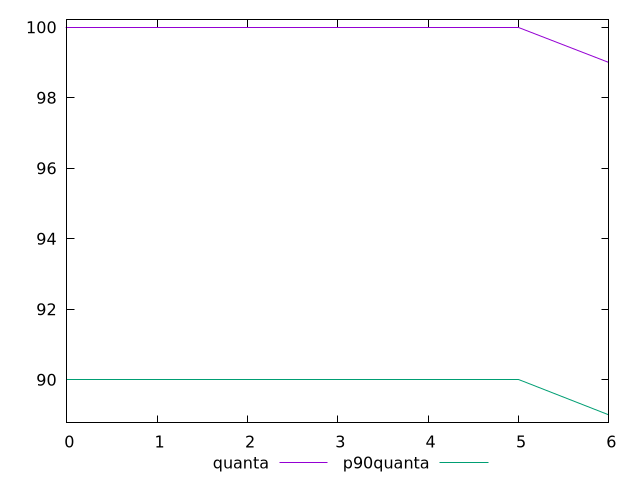

The gnuplot source for this figure:
$_quanta <<EOF
0 100
1 100
2 100
3 100
4 100
5 100
6 99
EOF
$_p90Quanta <<EOF
0 90
1 90
2 90
3 90
4 90
5 90
6 89
EOF
set key outside below
set terminal pngcairo
set output "report_00006_2020-11-02T20-21-41.718Z/performance_score/progession_quanta_p90quanta.png"
set yrange [88.78:100.22]
plot $_quanta title "quanta" with line ,$_p90Quanta title "p90quanta" with line ,
